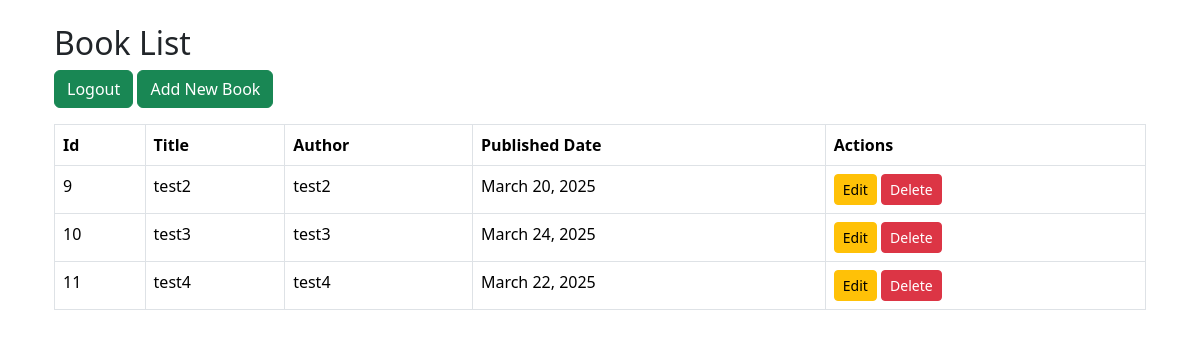
The app's page /books/ (signed in) with its own data.
### books/models.py (models this page shows, shortened)
class Book(models.Model):
    title=models.CharField(max_length=200)
    author=models.CharField(max_length=100)
    published_date= models.DateField()

### books/views.py (the view)
# urls.py: path('',views.index, name="index"),
@login_required
def index(request):
    books=Book.objects.all()
    context = {"books":books}
    return render(request, "index.html", context)

### books/templates/index.html (shortened to what this page needs)
{% extends 'base.html' %}
{% block content %}
<div class="container mt-4">
    <h2>Book List</h2>
    <a href="{%url 'logout' %}" class="btn btn-success mb-3">Logout</a>
    <a href="{% url 'create' %}" class="btn btn-success mb-3">Add New Book</a>
    <table class="table table-bordered">
        <thead>
            <tr>
                <th>Id</th>
                <th>Title</th>
                <th>Author</th>
                <th>Published Date</th>
                <th>Actions</th>
            </tr>
        </thead>
        <tbody>
            {% for book in books %}
                <tr>
                    <td>{{ book.id }}</td>
                    <td>{{ book.title }}</td>
                    <td>{{ book.author }}</td>
                    <td>{{ book.published_date }}</td>
                    <td>
                        <a href="{% url 'edit' book.id %}" class="btn btn-warning btn-sm">Edit</a>
                        <form action="{% url 'delete' book.id %}" method="POST" style="display:inline;">
                            <button type="submit" class="btn btn-danger btn-sm">Delete</button>
                        </form>
                    </td>
                </tr>
            {% endfor %}
        </tbody>
    </table>
</div>
{% endblock %}

### records on screen
Book: id "9", title "test2", author "test2", published_date "March 20, 2025"
Book: id "10", title "test3", author "test3", published_date "March 24, 2025"
Book: id "11", title "test4", author "test4", published_date "March 22, 2025"
